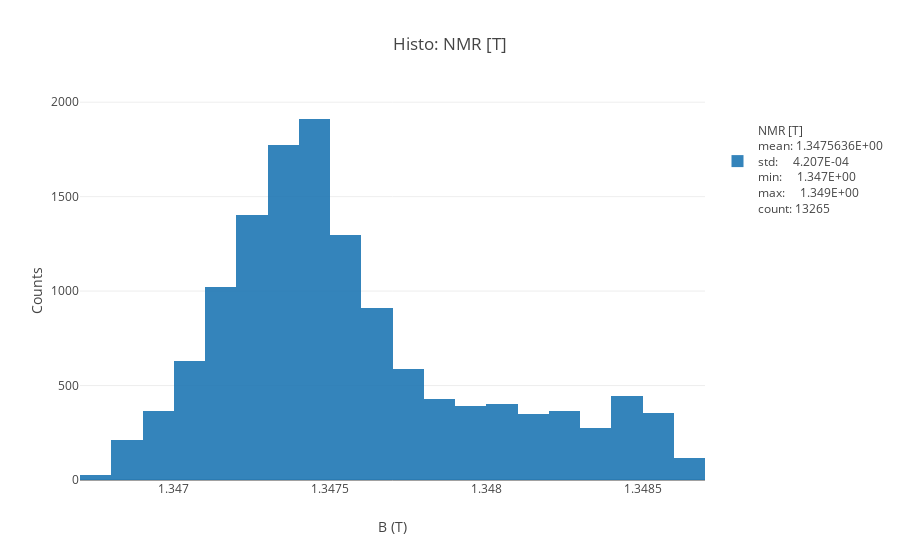
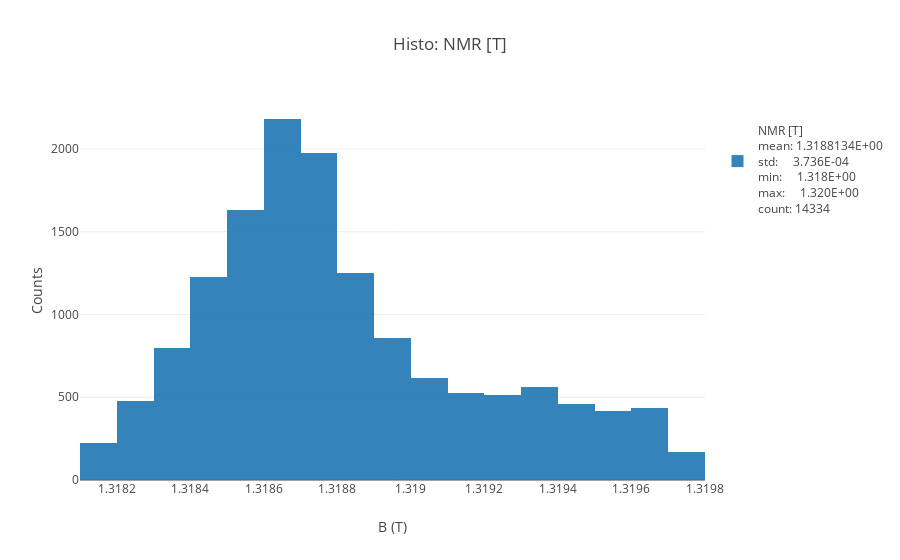

The notebook cell these images were saved under, in order:
### Code cell
histo(df_w[nw]['NMR [T]'],bins=25,inline=True);
histo(df_s[ns]['NMR [T]'],bins=25,inline=True);

### Figure 1 — Plotly figure (JSON) as saved in the notebook; plotly's stock layout.template omitted (floating-point values rounded to 4 significant figures; data arrays with more than 128 entries replaced by an {"elided": "..."} marker saying what was removed)
{"data": [{"name": "<br>NMR [T]<br>mean: 1.3475636E+00<br>std:     4.207E-04<br>min:     1.347E+00<br>max:     1.349E+00<br>count: 13265", "nbinsx": 25, "opacity": 0.9, "type": "histogram", "uid": "08234529-d96c-4bf5-b9e3-1d94752d21e9", "x": {"elided": "13265 float values"}}], "layout": {"barmode": "overlay", "showlegend": true, "title": "Histo: NMR [T]", "xaxis": {"title": "B (T)"}, "yaxis": {"autorange": true, "title": "Counts", "type": "linear"}}}

### Figure 2 — Plotly figure (JSON) as saved in the notebook; plotly's stock layout.template omitted (floating-point values rounded to 4 significant figures; data arrays with more than 128 entries replaced by an {"elided": "..."} marker saying what was removed)
{"data": [{"name": "<br>NMR [T]<br>mean: 1.3188134E+00<br>std:     3.736E-04<br>min:     1.318E+00<br>max:     1.320E+00<br>count: 14334", "nbinsx": 25, "opacity": 0.9, "type": "histogram", "uid": "00fee0a8-16eb-4b7a-a0d0-15618b141f1f", "x": {"elided": "14334 float values"}}], "layout": {"barmode": "overlay", "showlegend": true, "title": "Histo: NMR [T]", "xaxis": {"title": "B (T)"}, "yaxis": {"autorange": true, "title": "Counts", "type": "linear"}}}
